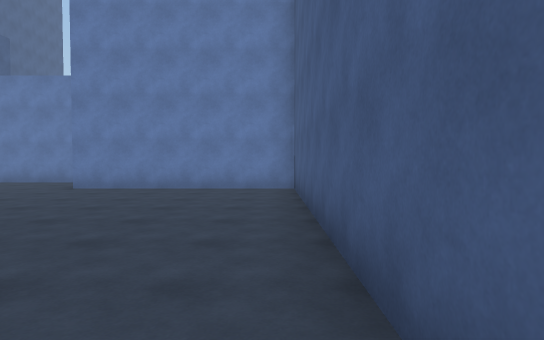
view 1 (above)

16 first-person views from a walk through a scene from a Unity 3-D project. The camera is 1.4 m above the floor, tilts 2° down and sees 75° across. The floor is counted in squares, 2 m on a side. Each view is taken from the middle of a square. On the plan, view 1 faces up. The plan holds only what a view shows up to about 11 squares ahead; the rest is blank. The place goes on beyond the plan.

view 2
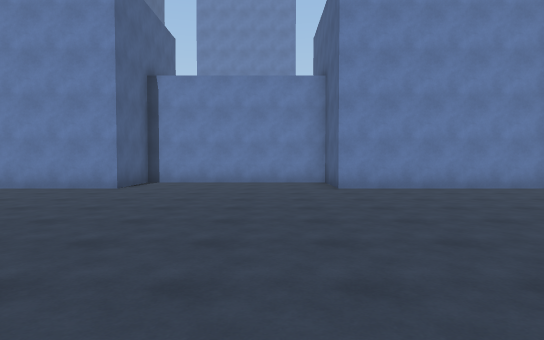

view 3
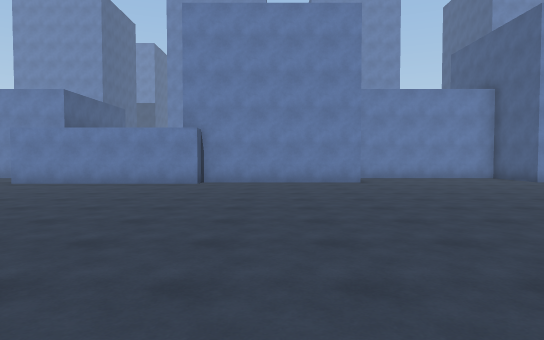

view 4
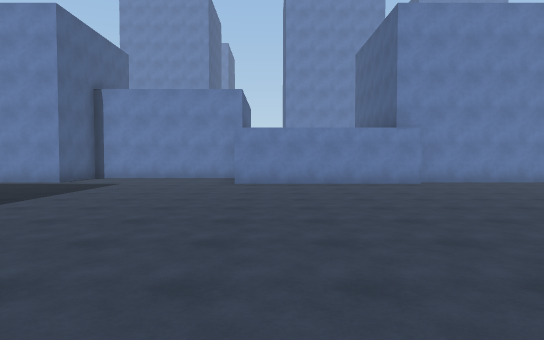

view 5
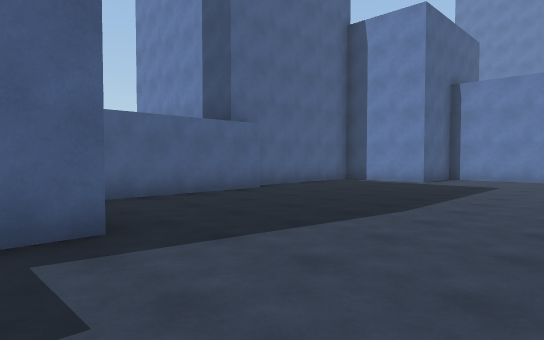

view 6
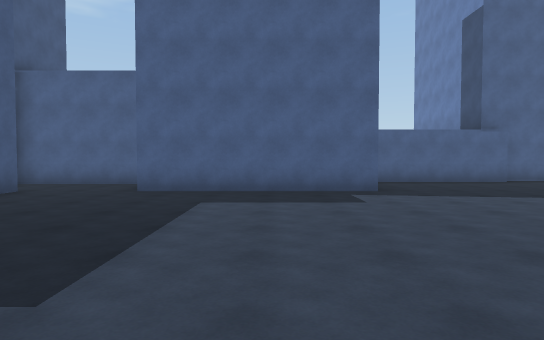

view 7
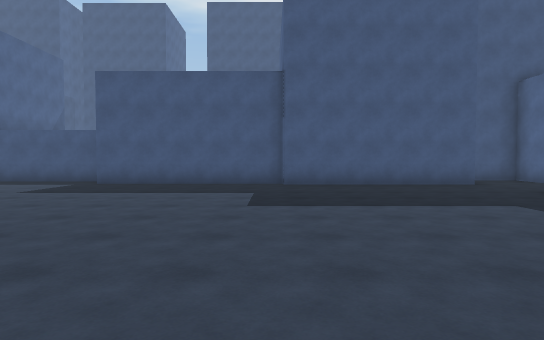

view 8
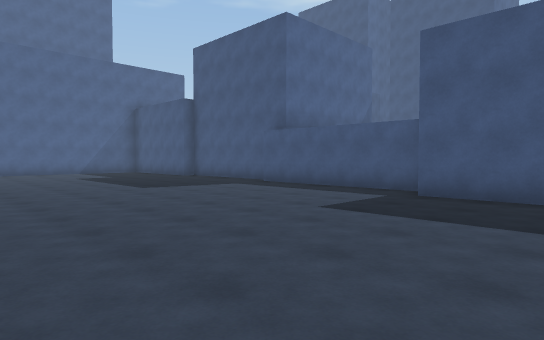

view 9
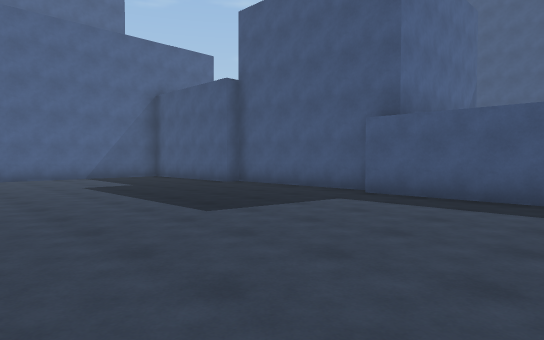

view 10
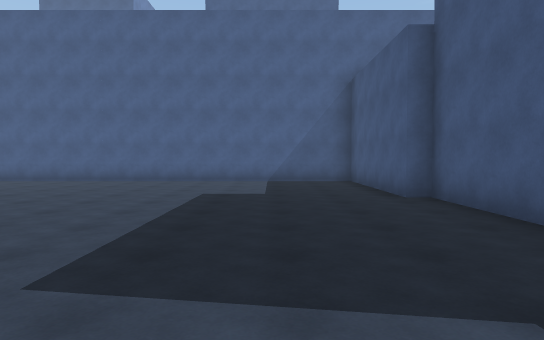

view 11
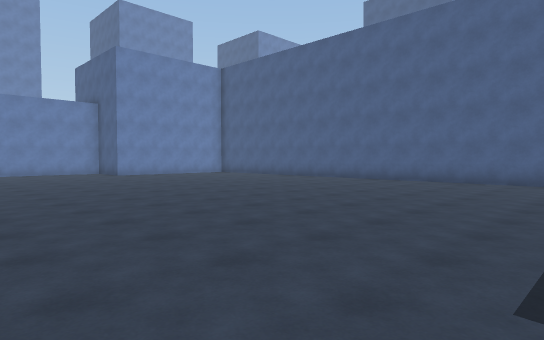

view 12
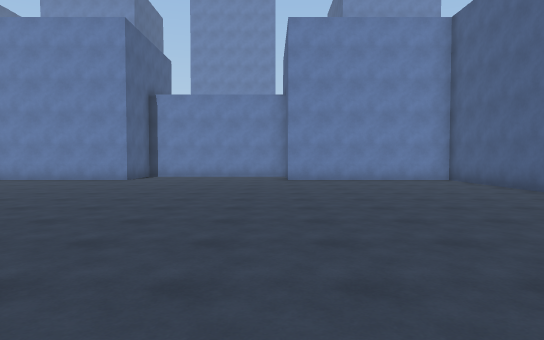

view 13
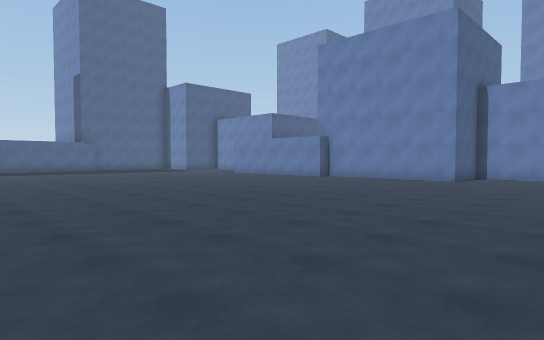

view 14
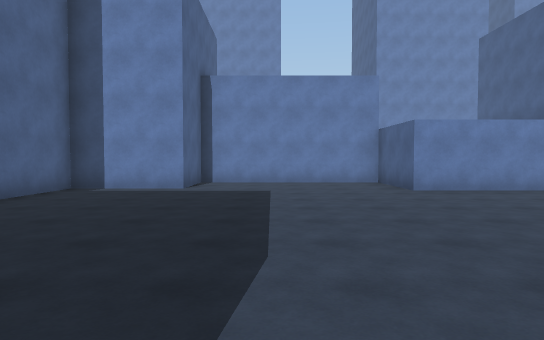

view 15
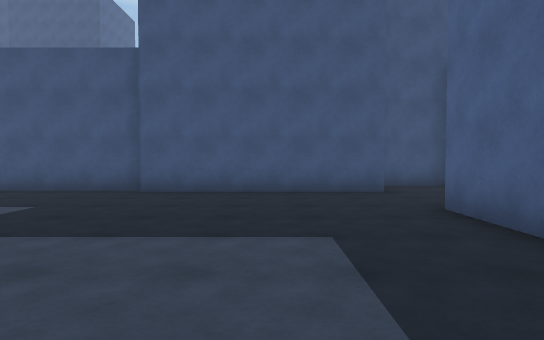

view 16
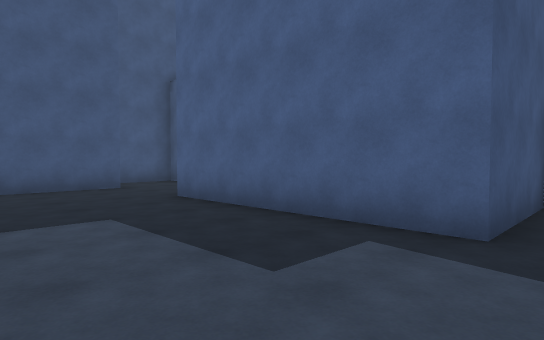

### Floor plan
Points are (right, up) in squares from view 1. A wall is a line through its corners. A room is listed if a view was taken in it or the views show most of it. See-through windows are left out.
Room 1 (views 1, 2, 3, 4, 5, 6, 7, 8, 9, 10, 11, 12, 13, 14, 15, 16)
walls: (-14, 7.5) (-19, 7.5) (-19, 10) (-24, 10) (-24, 8) (-26.5, 8) (-26.5, 4); (-13, -9.4) (-8.2, -9.4); (-8.1, -9.8) (-3.8, -9.8); (-18.4, -8.5) (-13.2, -8.5); (-3.8, -9.4) (0.5, -9.4) (0.5, 8) (-4.5, 8) (-4.5, 10) (-9.5, 10) (-9.5, 8) (-14, 8); (-23.4, -8.2) (-18.2, -8.2); (-26.1, -0.8) (-23.4, -0.8) (-23.4, -5.9); (-26.1, 3.8) (-26.1, 0); (-25.5, -6.5) (-25.5, -9.8) (-23.8, -9.8)

Where each view was taken, in squares from view 1:
view 1: 0 up, 0 right, facing up
view 2: 0 up, 6 left, facing up
view 3: 2 down, 12 left, facing up
view 4: 2 down, 18 left, facing up
view 5: 2 down, 20 left, facing up-left
view 6: 3 down, 16 left, facing left
view 7: 1 up, 18 left, facing down
view 8: 2 down, 16 left, facing down-right
view 9: 3 down, 12 left, facing down-right
view 10: 7 down, 10 left, facing right
view 11: 6 down, 10 left, facing up-right
view 12: 3 down, 5 left, facing up
view 13: 3 down, 6 left, facing up-left
view 14: 0 up, 22 left, facing up
view 15: 1 down, 21 left, facing down
view 16: 0 up, 20 left, facing down-left
